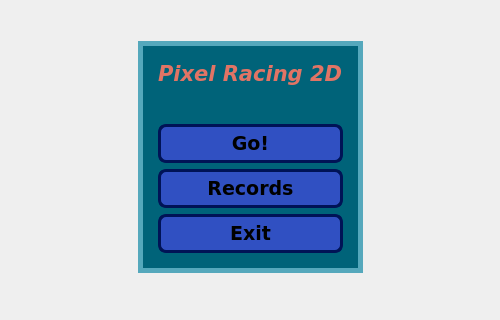
<?xml version="1.0" encoding="UTF-8"?>
<ui version="4.0">
 <class>MainMenuWindow</class>
 <widget class="QWidget" name="MainMenuWindow">
  <property name="geometry">
   <rect>
    <x>0</x>
    <y>0</y>
    <width>500</width>
    <height>320</height>
   </rect>
  </property>
  <property name="minimumSize">
   <size>
    <width>500</width>
    <height>320</height>
   </size>
  </property>
  <property name="windowTitle">
   <string>Pixel Racing 2D</string>
  </property>
  <property name="styleSheet">
   <string notr="true">#label{
color: rgb(225, 116, 101)
}
#widget_2{
box-shadow: 2px 4px black;
border: 5px solid rgb(85, 168, 188);
background-color:rgb(0, 99, 121)
}

QPushButton{
background-color: rgb(48, 80, 194);
padding: 5px;
border-radius: 8px;
border: 3px solid rgb(0, 19, 86);
}</string>
  </property>
  <layout class="QHBoxLayout" name="horizontalLayout">
   <property name="spacing">
    <number>0</number>
   </property>
   <property name="leftMargin">
    <number>0</number>
   </property>
   <property name="topMargin">
    <number>0</number>
   </property>
   <property name="rightMargin">
    <number>0</number>
   </property>
   <property name="bottomMargin">
    <number>0</number>
   </property>
   <item>
    <widget class="QWidget" name="widget" native="true">
     <layout class="QGridLayout" name="gridLayout">
      <item row="1" column="0">
       <spacer name="horizontalSpacer">
        <property name="orientation">
         <enum>Qt::Horizontal</enum>
        </property>
        <property name="sizeHint" stdset="0">
         <size>
          <width>40</width>
          <height>20</height>
         </size>
        </property>
       </spacer>
      </item>
      <item row="1" column="3">
       <spacer name="horizontalSpacer_2">
        <property name="orientation">
         <enum>Qt::Horizontal</enum>
        </property>
        <property name="sizeHint" stdset="0">
         <size>
          <width>40</width>
          <height>20</height>
         </size>
        </property>
       </spacer>
      </item>
      <item row="1" column="2">
       <widget class="QWidget" name="widget_2" native="true">
        <layout class="QVBoxLayout" name="verticalLayout_2">
         <property name="leftMargin">
          <number>20</number>
         </property>
         <property name="topMargin">
          <number>20</number>
         </property>
         <property name="rightMargin">
          <number>20</number>
         </property>
         <property name="bottomMargin">
          <number>20</number>
         </property>
         <item>
          <widget class="QLabel" name="label">
           <property name="font">
            <font>
             <family>Bitstream Vera Sans</family>
             <pointsize>16</pointsize>
             <weight>75</weight>
             <italic>true</italic>
             <bold>true</bold>
            </font>
           </property>
           <property name="text">
            <string>Pixel Racing 2D</string>
           </property>
          </widget>
         </item>
         <item>
          <spacer name="verticalSpacer_3">
           <property name="orientation">
            <enum>Qt::Vertical</enum>
           </property>
           <property name="sizeHint" stdset="0">
            <size>
             <width>20</width>
             <height>40</height>
            </size>
           </property>
          </spacer>
         </item>
         <item>
          <widget class="QPushButton" name="pushButton_2">
           <property name="font">
            <font>
             <family>Bitstream Vera Sans</family>
             <pointsize>14</pointsize>
             <weight>75</weight>
             <italic>false</italic>
             <bold>true</bold>
            </font>
           </property>
           <property name="cursor">
            <cursorShape>PointingHandCursor</cursorShape>
           </property>
           <property name="text">
            <string>Go!</string>
           </property>
          </widget>
         </item>
         <item>
          <widget class="QPushButton" name="pushButton">
           <property name="font">
            <font>
             <family>Bitstream Vera Sans</family>
             <pointsize>14</pointsize>
             <weight>75</weight>
             <italic>false</italic>
             <bold>true</bold>
            </font>
           </property>
           <property name="cursor">
            <cursorShape>PointingHandCursor</cursorShape>
           </property>
           <property name="text">
            <string>Records</string>
           </property>
          </widget>
         </item>
         <item>
          <widget class="QPushButton" name="pushButton_3">
           <property name="font">
            <font>
             <family>Bitstream Vera Sans</family>
             <pointsize>14</pointsize>
             <weight>75</weight>
             <italic>false</italic>
             <bold>true</bold>
            </font>
           </property>
           <property name="cursor">
            <cursorShape>PointingHandCursor</cursorShape>
           </property>
           <property name="text">
            <string>Exit</string>
           </property>
          </widget>
         </item>
        </layout>
       </widget>
      </item>
      <item row="0" column="2">
       <spacer name="verticalSpacer">
        <property name="orientation">
         <enum>Qt::Vertical</enum>
        </property>
        <property name="sizeHint" stdset="0">
         <size>
          <width>20</width>
          <height>40</height>
         </size>
        </property>
       </spacer>
      </item>
      <item row="3" column="2">
       <layout class="QHBoxLayout" name="horizontalLayout_3">
        <item>
         <widget class="QLabel" name="label_2">
          <property name="text">
           <string/>
          </property>
         </widget>
        </item>
        <item>
         <spacer name="verticalSpacer_2">
          <property name="orientation">
           <enum>Qt::Vertical</enum>
          </property>
          <property name="sizeHint" stdset="0">
           <size>
            <width>20</width>
            <height>40</height>
           </size>
          </property>
         </spacer>
        </item>
       </layout>
      </item>
     </layout>
    </widget>
   </item>
  </layout>
 </widget>
 <resources/>
 <connections/>
</ui>
